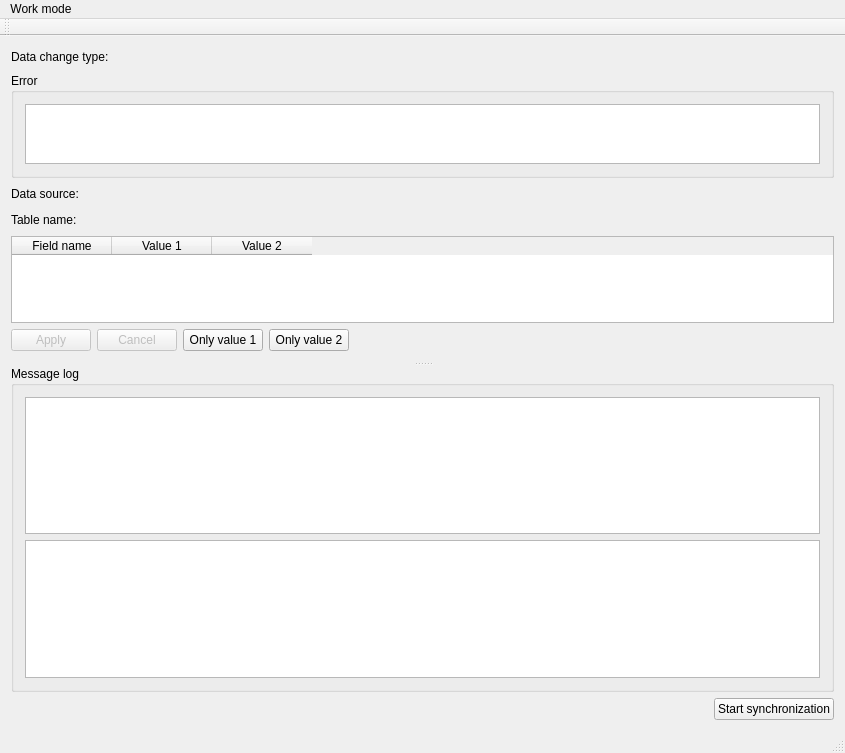
<?xml version="1.0" encoding="UTF-8"?>
<ui version="4.0">
 <class>SinventCustomResolverClientApp</class>
 <widget class="QMainWindow" name="SinventCustomResolverClientApp">
  <property name="geometry">
   <rect>
    <x>0</x>
    <y>0</y>
    <width>845</width>
    <height>753</height>
   </rect>
  </property>
  <property name="windowTitle">
   <string>Conflict database resolve client</string>
  </property>
  <property name="windowIcon">
   <iconset resource="sinventcustomresolverclientapp.qrc">
    <normaloff>:/Resources/icon.png</normaloff>:/Resources/icon.png</iconset>
  </property>
  <property name="autoFillBackground">
   <bool>true</bool>
  </property>
  <property name="styleSheet">
   <string notr="true">QWidget#centralWidget {border-image: url(:/Resources/F2.png) 0 0 0 0 stretch stretch;}</string>
  </property>
  <widget class="QWidget" name="centralWidget">
   <layout class="QVBoxLayout" name="verticalLayout_3">
    <item>
     <widget class="QSplitter" name="splitter">
      <property name="orientation">
       <enum>Qt::Vertical</enum>
      </property>
      <widget class="QWidget" name="widget" native="true">
       <layout class="QVBoxLayout" name="verticalLayout">
        <property name="leftMargin">
         <number>0</number>
        </property>
        <property name="topMargin">
         <number>0</number>
        </property>
        <property name="rightMargin">
         <number>0</number>
        </property>
        <item>
         <layout class="QHBoxLayout" name="horizontalLayout_5">
          <item>
           <widget class="QLabel" name="resolveTypeL">
            <property name="text">
             <string>Data change type:</string>
            </property>
           </widget>
          </item>
          <item>
           <widget class="QLabel" name="resolveTypeValueL">
            <property name="text">
             <string/>
            </property>
           </widget>
          </item>
          <item>
           <spacer name="horizontalSpacer">
            <property name="orientation">
             <enum>Qt::Horizontal</enum>
            </property>
            <property name="sizeHint" stdset="0">
             <size>
              <width>40</width>
              <height>20</height>
             </size>
            </property>
           </spacer>
          </item>
         </layout>
        </item>
        <item>
         <widget class="QGroupBox" name="errorGB">
          <property name="sizePolicy">
           <sizepolicy hsizetype="Minimum" vsizetype="Minimum">
            <horstretch>0</horstretch>
            <verstretch>0</verstretch>
           </sizepolicy>
          </property>
          <property name="title">
           <string>Error</string>
          </property>
          <layout class="QGridLayout" name="gridLayout">
           <item row="0" column="0">
            <widget class="QTextEdit" name="errorTE">
             <property name="sizePolicy">
              <sizepolicy hsizetype="Preferred" vsizetype="Preferred">
               <horstretch>0</horstretch>
               <verstretch>0</verstretch>
              </sizepolicy>
             </property>
             <property name="maximumSize">
              <size>
               <width>16777215</width>
               <height>60</height>
              </size>
             </property>
             <property name="readOnly">
              <bool>true</bool>
             </property>
            </widget>
           </item>
          </layout>
         </widget>
        </item>
        <item>
         <layout class="QHBoxLayout" name="horizontalLayout_4">
          <item>
           <widget class="QLabel" name="insertSourceL">
            <property name="text">
             <string>Data source:</string>
            </property>
           </widget>
          </item>
          <item>
           <widget class="QLabel" name="insertSourceValueL">
            <property name="text">
             <string/>
            </property>
           </widget>
          </item>
          <item>
           <spacer name="horizontalSpacer_4">
            <property name="orientation">
             <enum>Qt::Horizontal</enum>
            </property>
            <property name="sizeHint" stdset="0">
             <size>
              <width>40</width>
              <height>20</height>
             </size>
            </property>
           </spacer>
          </item>
         </layout>
        </item>
        <item>
         <layout class="QHBoxLayout" name="horizontalLayout_2">
          <item>
           <widget class="QLabel" name="tableNameL">
            <property name="text">
             <string>Table name:</string>
            </property>
           </widget>
          </item>
          <item>
           <widget class="QLabel" name="tableNameValueL">
            <property name="text">
             <string/>
            </property>
           </widget>
          </item>
          <item>
           <spacer name="horizontalSpacer_2">
            <property name="orientation">
             <enum>Qt::Horizontal</enum>
            </property>
            <property name="sizeHint" stdset="0">
             <size>
              <width>40</width>
              <height>20</height>
             </size>
            </property>
           </spacer>
          </item>
         </layout>
        </item>
        <item>
         <widget class="QTableWidget" name="dataTW">
          <property name="sizePolicy">
           <sizepolicy hsizetype="Expanding" vsizetype="Expanding">
            <horstretch>0</horstretch>
            <verstretch>0</verstretch>
           </sizepolicy>
          </property>
          <property name="autoFillBackground">
           <bool>true</bool>
          </property>
          <property name="styleSheet">
           <string notr="true"/>
          </property>
          <property name="alternatingRowColors">
           <bool>true</bool>
          </property>
          <attribute name="horizontalHeaderCascadingSectionResizes">
           <bool>true</bool>
          </attribute>
          <attribute name="horizontalHeaderStretchLastSection">
           <bool>false</bool>
          </attribute>
          <column>
           <property name="text">
            <string>Field name</string>
           </property>
          </column>
          <column>
           <property name="text">
            <string>Value 1</string>
           </property>
          </column>
          <column>
           <property name="text">
            <string>Value 2</string>
           </property>
          </column>
         </widget>
        </item>
        <item>
         <layout class="QHBoxLayout" name="horizontalLayout_3">
          <item>
           <widget class="QPushButton" name="acceptPB">
            <property name="enabled">
             <bool>false</bool>
            </property>
            <property name="text">
             <string>Apply</string>
            </property>
           </widget>
          </item>
          <item>
           <widget class="QPushButton" name="rejectPB">
            <property name="enabled">
             <bool>false</bool>
            </property>
            <property name="text">
             <string>Cancel</string>
            </property>
           </widget>
          </item>
          <item>
           <widget class="QPushButton" name="custom1PB">
            <property name="text">
             <string>Only value 1</string>
            </property>
           </widget>
          </item>
          <item>
           <widget class="QPushButton" name="custom2PB">
            <property name="text">
             <string>Only value 2</string>
            </property>
           </widget>
          </item>
          <item>
           <spacer name="horizontalSpacer_3">
            <property name="orientation">
             <enum>Qt::Horizontal</enum>
            </property>
            <property name="sizeHint" stdset="0">
             <size>
              <width>40</width>
              <height>20</height>
             </size>
            </property>
           </spacer>
          </item>
         </layout>
        </item>
       </layout>
      </widget>
      <widget class="QGroupBox" name="logGroupBox">
       <property name="title">
        <string>Message log</string>
       </property>
       <layout class="QVBoxLayout" name="verticalLayout_2">
        <item>
         <widget class="QListView" name="logLV"/>
        </item>
        <item>
         <widget class="QTextEdit" name="logTE">
          <property name="sizePolicy">
           <sizepolicy hsizetype="Expanding" vsizetype="Expanding">
            <horstretch>0</horstretch>
            <verstretch>0</verstretch>
           </sizepolicy>
          </property>
          <property name="readOnly">
           <bool>true</bool>
          </property>
         </widget>
        </item>
       </layout>
      </widget>
     </widget>
    </item>
    <item>
     <layout class="QHBoxLayout" name="horizontalLayout">
      <item>
       <spacer name="horizontalSpacer_5">
        <property name="orientation">
         <enum>Qt::Horizontal</enum>
        </property>
        <property name="sizeHint" stdset="0">
         <size>
          <width>40</width>
          <height>20</height>
         </size>
        </property>
       </spacer>
      </item>
      <item>
       <widget class="QPushButton" name="startPB">
        <property name="text">
         <string>Start synchronization</string>
        </property>
        <property name="checkable">
         <bool>true</bool>
        </property>
       </widget>
      </item>
     </layout>
    </item>
   </layout>
  </widget>
  <widget class="QMenuBar" name="menuBar">
   <property name="geometry">
    <rect>
     <x>0</x>
     <y>0</y>
     <width>845</width>
     <height>19</height>
    </rect>
   </property>
   <widget class="QMenu" name="modeMenu">
    <property name="title">
     <string>Work mode</string>
    </property>
    <addaction name="resolveConflictAction"/>
   </widget>
   <addaction name="modeMenu"/>
  </widget>
  <widget class="QToolBar" name="mainToolBar">
   <attribute name="toolBarArea">
    <enum>TopToolBarArea</enum>
   </attribute>
   <attribute name="toolBarBreak">
    <bool>false</bool>
   </attribute>
  </widget>
  <widget class="QStatusBar" name="statusBar"/>
  <action name="resolveConflictAction">
   <property name="checkable">
    <bool>true</bool>
   </property>
   <property name="checked">
    <bool>true</bool>
   </property>
   <property name="text">
    <string>Resolve conflict</string>
   </property>
  </action>
 </widget>
 <layoutdefault spacing="6" margin="11"/>
 <resources>
  <include location="sinventcustomresolverclientapp.qrc"/>
 </resources>
 <connections>
  <connection>
   <sender>acceptPB</sender>
   <signal>clicked()</signal>
   <receiver>SinventCustomResolverClientApp</receiver>
   <slot>acceptPB_clicked()</slot>
   <hints>
    <hint type="sourcelabel">
     <x>58</x>
     <y>313</y>
    </hint>
    <hint type="destinationlabel">
     <x>299</x>
     <y>270</y>
    </hint>
   </hints>
  </connection>
  <connection>
   <sender>rejectPB</sender>
   <signal>clicked()</signal>
   <receiver>SinventCustomResolverClientApp</receiver>
   <slot>rejectPB_clicked()</slot>
   <hints>
    <hint type="sourcelabel">
     <x>139</x>
     <y>313</y>
    </hint>
    <hint type="destinationlabel">
     <x>299</x>
     <y>270</y>
    </hint>
   </hints>
  </connection>
  <connection>
   <sender>custom1PB</sender>
   <signal>clicked()</signal>
   <receiver>SinventCustomResolverClientApp</receiver>
   <slot>custom1PB_clicked()</slot>
   <hints>
    <hint type="sourcelabel">
     <x>223</x>
     <y>454</y>
    </hint>
    <hint type="destinationlabel">
     <x>299</x>
     <y>356</y>
    </hint>
   </hints>
  </connection>
  <connection>
   <sender>custom2PB</sender>
   <signal>clicked()</signal>
   <receiver>SinventCustomResolverClientApp</receiver>
   <slot>custom2PB_clicked()</slot>
   <hints>
    <hint type="sourcelabel">
     <x>333</x>
     <y>454</y>
    </hint>
    <hint type="destinationlabel">
     <x>299</x>
     <y>356</y>
    </hint>
   </hints>
  </connection>
  <connection>
   <sender>startPB</sender>
   <signal>toggled(bool)</signal>
   <receiver>SinventCustomResolverClientApp</receiver>
   <slot>startPB_toggled(bool)</slot>
   <hints>
    <hint type="sourcelabel">
     <x>532</x>
     <y>713</y>
    </hint>
    <hint type="destinationlabel">
     <x>298</x>
     <y>376</y>
    </hint>
   </hints>
  </connection>
  <connection>
   <sender>resolveConflictAction</sender>
   <signal>toggled(bool)</signal>
   <receiver>SinventCustomResolverClientApp</receiver>
   <slot>resolveConflictAction_toggled(bool)</slot>
   <hints>
    <hint type="sourcelabel">
     <x>-1</x>
     <y>-1</y>
    </hint>
    <hint type="destinationlabel">
     <x>298</x>
     <y>376</y>
    </hint>
   </hints>
  </connection>
 </connections>
 <slots>
  <slot>acceptPB_clicked()</slot>
  <slot>rejectPB_clicked()</slot>
  <slot>custom1PB_clicked()</slot>
  <slot>custom2PB_clicked()</slot>
  <slot>startPB_toggled(bool)</slot>
  <slot>resolveConflictAction_toggled(bool)</slot>
 </slots>
</ui>
